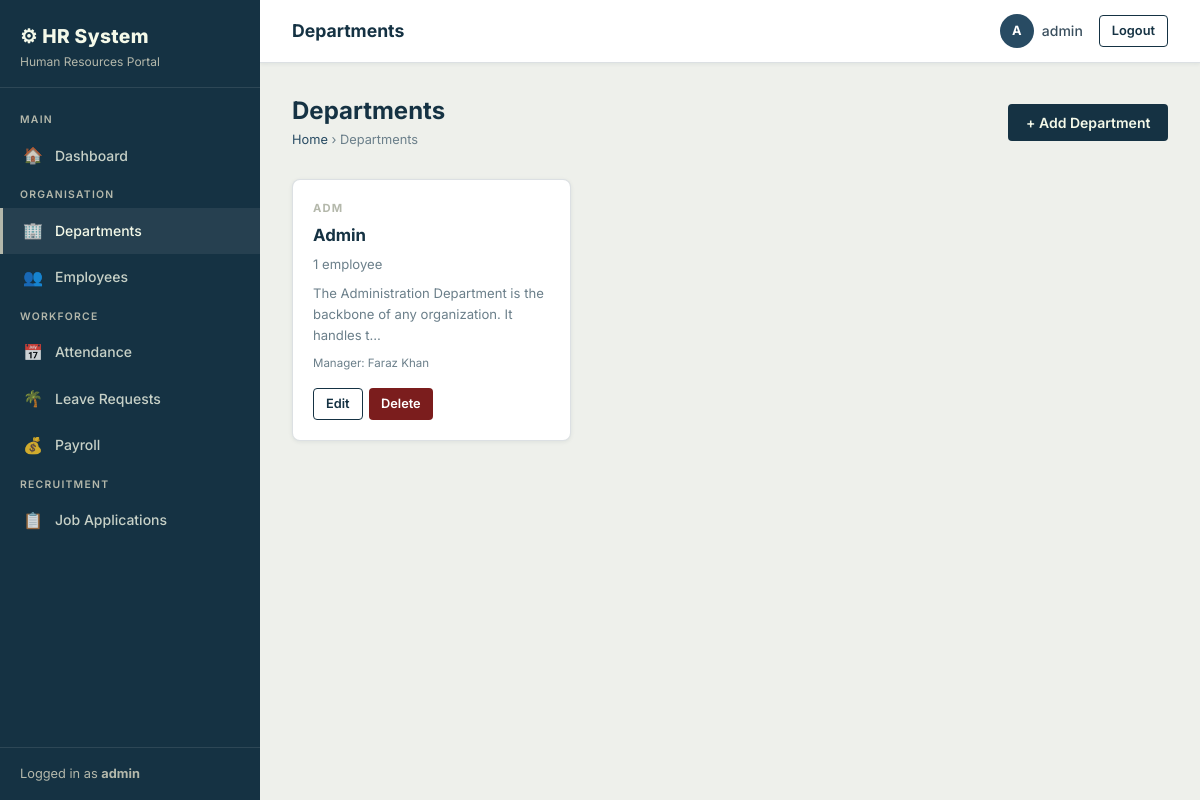
The app's page /departments/ (signed in), older data.
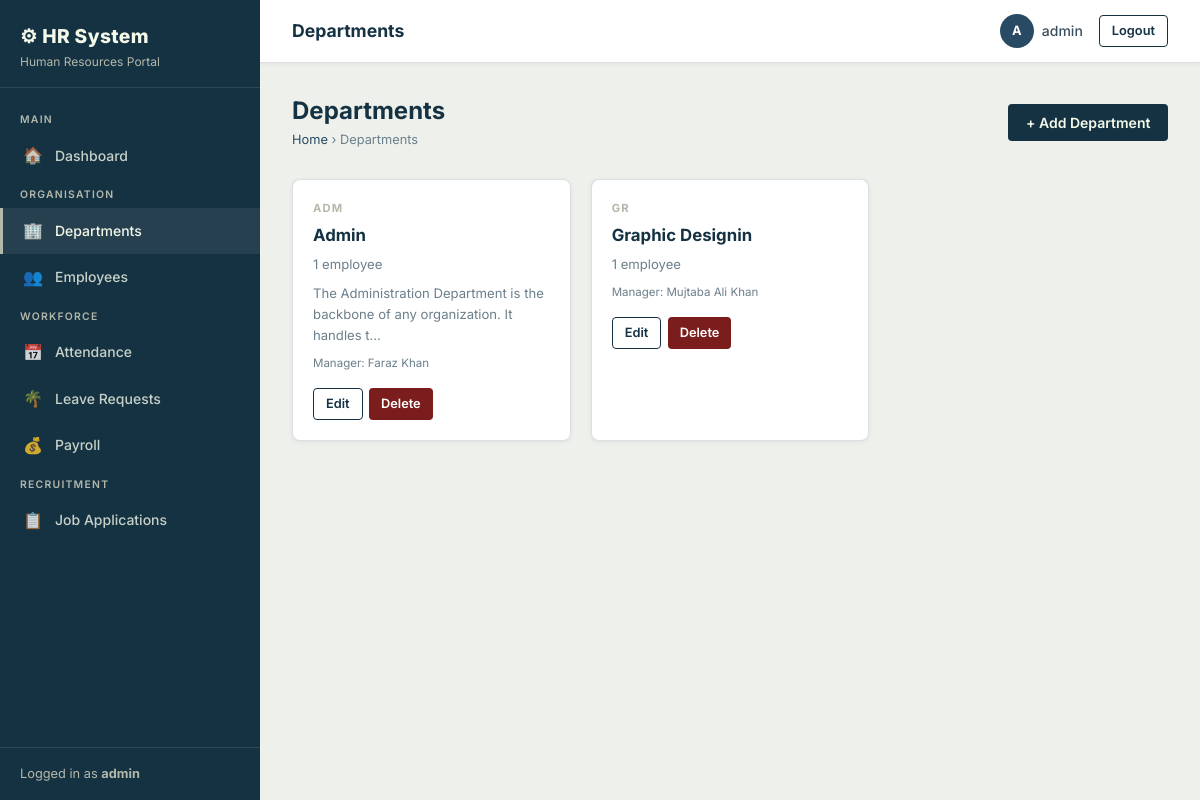
The same page, newer data.
### employees/models.py (models this page shows, shortened)
class Department(models.Model):
    name = models.CharField(max_length=100)
    code = models.CharField(max_length=10, unique=True)
    description = models.TextField(blank=True)
    manager = models.ForeignKey(
        'Employee', null=True, blank=True,
        on_delete=models.SET_NULL, related_name='managed_departments'
    )
    created_at = models.DateTimeField(auto_now_add=True)

class Employee(models.Model):
    GENDER_CHOICES = [('M', 'Male'), ('F', 'Female'), ('O', 'Other')]
    STATUS_CHOICES = [('active', 'Active'), ('inactive', 'Inactive'), ('on_leave', 'On Leave')]
    user = models.OneToOneField(User, on_delete=models.CASCADE, null=True, blank=True)
    employee_id = models.CharField(max_length=20, unique=True)
    first_name = models.CharField(max_length=100)
    last_name = models.CharField(max_length=100)
    email = models.EmailField(unique=True)
    phone = models.CharField(max_length=20, blank=True)
    gender = models.CharField(max_length=1, choices=GENDER_CHOICES, blank=True)
    date_of_birth = models.DateField(null=True, blank=True)
    address = models.TextField(blank=True)
    department = models.ForeignKey(Department, on_delete=models.SET_NULL, null=True, blank=True, related_name='employees')
    designation = models.CharField(max_length=100, blank=True)
    date_joined = models.DateField()
    status = models.CharField(max_length=10, choices=STATUS_CHOICES, default='active')
    created_at = models.DateTimeField(auto_now_add=True)
    def full_name(self):
        return f"{self.first_name} {self.last_name}"

### employees/views.py (the view)
# urls.py: path('departments/', views.department_list, name='department_list'),
@login_required
def department_list(request):
    departments = Department.objects.annotate(emp_count=Count('employees'))
    return render(request, 'employees/department_list.html', {'departments': departments})

### employees/templates/employees/department_list.html (shortened to what this page needs)
{% extends 'employees/base.html' %}
{% block page_title %}Departments{% endblock %}
{% block content %}
<div class="page-header">
  <div>
    <h2>Departments</h2>
    <div class="breadcrumb"><a href="{% url 'dashboard' %}">Home</a> › Departments</div>
  </div>
  <a href="{% url 'department_create' %}" class="btn btn-primary">+ Add Department</a>
</div>
<div class="row-3 grid-container">
  {% for dept in departments %}
  <div class="grid-item dept-card">
    <div class="dept-card-code">{{ dept.code }}</div>
    <div class="dept-card-name">{{ dept.name }}</div>
    <div class="dept-card-count">{{ dept.emp_count }} employee{{ dept.emp_count|pluralize }}</div>
    {% if dept.description %}
      <p class="text-sm text-muted mt-1" style="margin-top:0.5rem;">{{ dept.description|truncatechars:80 }}</p>
    {% endif %}
    {% if dept.manager %}
      <p class="text-xs text-muted" style="margin-top:0.5rem;">Manager: {{ dept.manager.full_name }}</p>
    {% endif %}
    <div class="btn-group" style="margin-top:1rem;">
      <a href="{% url 'department_edit' dept.pk %}" class="btn btn-outline btn-sm">Edit</a>
      <a href="{% url 'department_delete' dept.pk %}" class="btn btn-danger btn-sm">Delete</a>
    </div>
  </div>
  {% endfor %}
</div>
{% endblock %}

Row changes from the older to the newer data that the page shows:
added Department: code "GR", name "Graphic Designin", emp_count "1", manager.full_name "Mujtaba Ali Khan"
